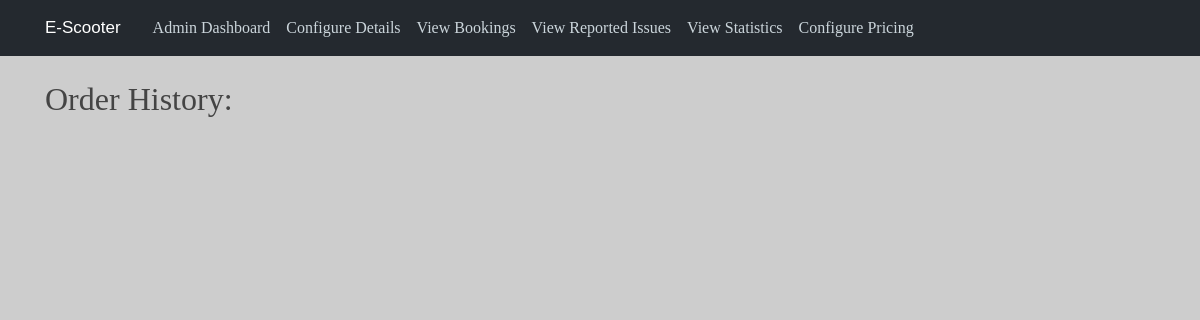
Before: /admin/bookings with the older database file.
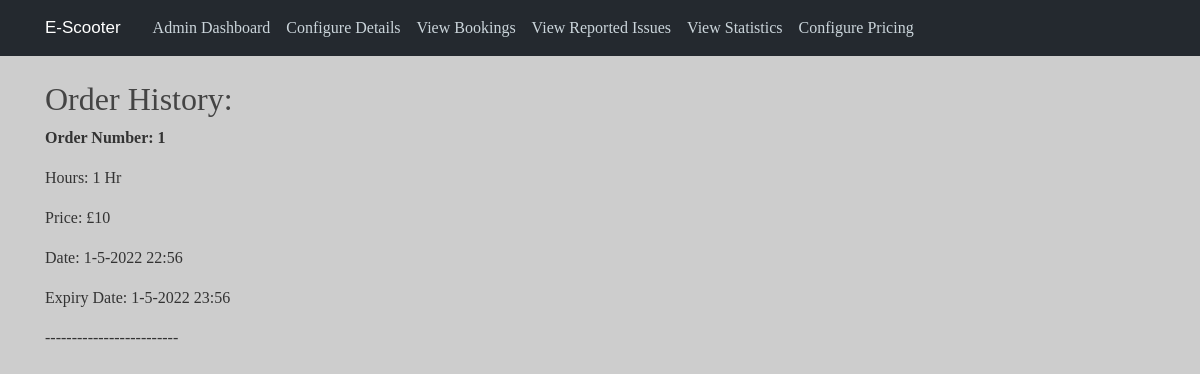
After: the same page with the newer database file.
### app/models.py (models this page shows)
class Booking(db.Model):
    __tablename__ = "bookings"
    id = db.Column(db.Integer, primary_key=True)
    ScooterID = db.Column(db.Integer, ForeignKey("scooters.id"))
    UserID = db.Column(db.Integer, ForeignKey("users.id"))
    numHours = db.Column(db.Integer, nullable = False)
    date = db.Column(db.DateTime, nullable = False)
    expiry = db.Column(db.DateTime)
    price = db.Column(db.Integer, nullable = False)
    cancelled = db.Column(db.Boolean, default = False, nullable=False)
    option = db.Column(db.Integer, nullable = False)
    email = db.Column(db.String(60), nullable=False)

### app/views.py (the view)
@app.route("/admin/bookings")
def admin_bookings():
    if session.get("admin") == 0:
        return redirect("/dashboard")
    else:
        bookings = models.Booking.query.all()
        return render_template("bookings.html", orders=bookings)

### app/templates/bookings.html (shortened to what this page needs)
{% extends "admin_base.html" %}
{% block content %}
<head>
</head>
<body>
    <h2>Order History:</h2>
    {% for elem in orders %}
        {% if elem.id not in active or elem.cancelled %}
            <p style="font-weight: bold">Order Number: {{elem.id}}</p>
            <p>Hours: {{elem.numHours}} Hr</p>
            <p>Price: £{{elem.price}}</p>
            <p>Date: {{elem.date.day}}-{{elem.date.month}}-{{elem.date.year}} {{elem.date.hour}}:{{elem.date.minute}}</p>
            <p>Expiry Date: {{elem.expiry.day}}-{{elem.expiry.month}}-{{elem.expiry.year}} {{elem.expiry.hour}}:{{elem.expiry.minute}}</p>
			<p>-------------------------</p>
        {% endif %}
    {% endfor %}
</body>
{% endblock content %}

### app/templates/admin_base.html (shortened to what this page needs)
<!doctype html>
<link href="//db.onlinewebfonts.com/c/59e7605c0e625de0522a548ac1a15d91?family=Sharp+Sans+No1+Medium+Italic" rel="stylesheet" type="text/css"/>
<html lang="en">
  <head>
    <link rel="stylesheet" href="https://stackpath.bootstrapcdn.com/bootstrap/4.3.1/css/bootstrap.min.css">
    <link rel="stylesheet" type="text/css" href="{{ url_for('static', filename='style.css')}}">
  </head>
    <header class="site-header">
      <nav class="navbar navbar-expand-md navbar-dark bg-steel fixed-top">
        <div class="container">
          <a class="navbar-brand mr-4" href="/dashboard" style="font-family: Sharp Sans No1 Medium Italic, Sans-Serif; font-size: 17px">E-Scooter</a>
          <div class="collapse navbar-collapse" id="navbarToggle">
            <div class="navbar-nav mr-auto" style="font-weight: 300">
              <a class="nav-item nav-link" href="/dashboard">Admin Dashboard</a>
              <a class="nav-item nav-link" href="/admin/manage">Configure Details</a>
              <a class="nav-item nav-link" href="/admin/bookings">View Bookings</a>
              <a class="nav-item nav-link" href="/admin/issues">View Reported Issues</a>
              <a class="nav-item nav-link" href="/admin/statistics">View Statistics</a>
			        <a class="nav-item nav-link" href="/admin/pricing">Configure Pricing</a>
            </div>
          </div>
        </div>
      </nav>
    </header>
    <div class = 'container'>
      {% block content %}{% endblock %}
    </div>
  </body>
</html>

### app/static/style.css (style rules this page uses)
body { background: rgba(205,205,205,1); color: #333333; margin-top: 5rem; font-family: halyard-display; }
h1, h2, h3, h4, h5, h6 { color: #444444; }
.bg-steel { background-color: #24292f; }
.site-header .navbar-nav .nav-link { color: #cbd5db; }

Changed rows visible on the page:
added Booking: id "1", numHours "1", price "10", date.day "1", date.month "5", date.year "2022", date.hour "22", date.minute "56", expiry.day "1", expiry.month "5", expiry.year "2022", expiry.hour "23", expiry.minute "56"
